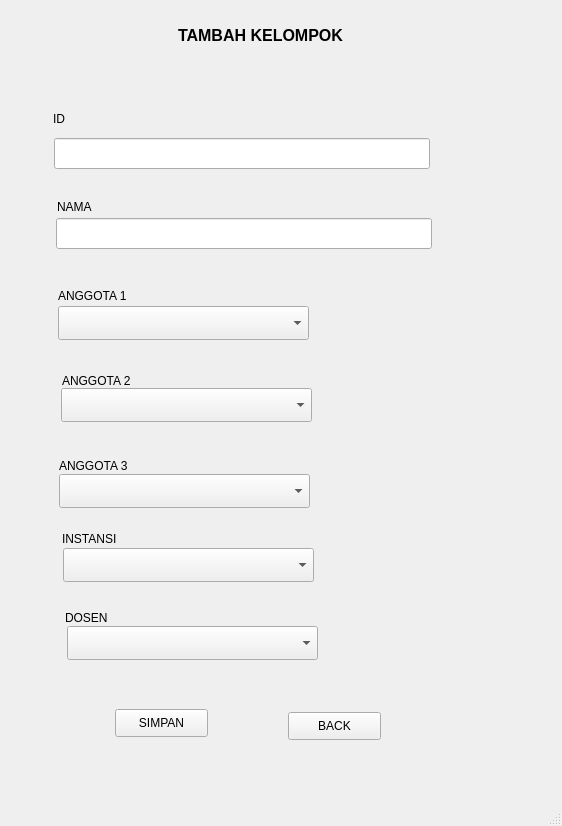
<?xml version="1.0" encoding="UTF-8"?>
<ui version="4.0">
 <class>MainWindow</class>
 <widget class="QMainWindow" name="MainWindow">
  <property name="geometry">
   <rect>
    <x>0</x>
    <y>0</y>
    <width>562</width>
    <height>826</height>
   </rect>
  </property>
  <property name="windowTitle">
   <string>MainWindow</string>
  </property>
  <widget class="QWidget" name="centralwidget">
   <widget class="QLabel" name="label">
    <property name="geometry">
     <rect>
      <x>178</x>
      <y>16</y>
      <width>216</width>
      <height>39</height>
     </rect>
    </property>
    <property name="font">
     <font>
      <pointsize>12</pointsize>
      <weight>75</weight>
      <bold>true</bold>
     </font>
    </property>
    <property name="text">
     <string>TAMBAH KELOMPOK</string>
    </property>
   </widget>
   <widget class="QLineEdit" name="ID">
    <property name="geometry">
     <rect>
      <x>54</x>
      <y>138</y>
      <width>376</width>
      <height>31</height>
     </rect>
    </property>
   </widget>
   <widget class="QLineEdit" name="NAMA">
    <property name="geometry">
     <rect>
      <x>56</x>
      <y>218</y>
      <width>376</width>
      <height>31</height>
     </rect>
    </property>
   </widget>
   <widget class="QComboBox" name="ANGGOTA1">
    <property name="geometry">
     <rect>
      <x>58</x>
      <y>306</y>
      <width>251</width>
      <height>34</height>
     </rect>
    </property>
   </widget>
   <widget class="QComboBox" name="ANGGOTA2">
    <property name="geometry">
     <rect>
      <x>61</x>
      <y>388</y>
      <width>251</width>
      <height>34</height>
     </rect>
    </property>
   </widget>
   <widget class="QComboBox" name="ANGGOTA3">
    <property name="geometry">
     <rect>
      <x>59</x>
      <y>474</y>
      <width>251</width>
      <height>34</height>
     </rect>
    </property>
   </widget>
   <widget class="QComboBox" name="INSTANSI">
    <property name="geometry">
     <rect>
      <x>63</x>
      <y>548</y>
      <width>251</width>
      <height>34</height>
     </rect>
    </property>
   </widget>
   <widget class="QComboBox" name="DOSEN">
    <property name="geometry">
     <rect>
      <x>67</x>
      <y>626</y>
      <width>251</width>
      <height>34</height>
     </rect>
    </property>
   </widget>
   <widget class="QPushButton" name="BTN_SIMPAN">
    <property name="geometry">
     <rect>
      <x>115</x>
      <y>709</y>
      <width>93</width>
      <height>28</height>
     </rect>
    </property>
    <property name="text">
     <string>SIMPAN</string>
    </property>
   </widget>
   <widget class="QPushButton" name="BTN_KEMBALI">
    <property name="geometry">
     <rect>
      <x>288</x>
      <y>712</y>
      <width>93</width>
      <height>28</height>
     </rect>
    </property>
    <property name="text">
     <string>BACK</string>
    </property>
   </widget>
   <widget class="QLabel" name="label_2">
    <property name="geometry">
     <rect>
      <x>53</x>
      <y>111</y>
      <width>134</width>
      <height>16</height>
     </rect>
    </property>
    <property name="text">
     <string>ID</string>
    </property>
   </widget>
   <widget class="QLabel" name="label_3">
    <property name="geometry">
     <rect>
      <x>57</x>
      <y>199</y>
      <width>134</width>
      <height>16</height>
     </rect>
    </property>
    <property name="text">
     <string>NAMA</string>
    </property>
   </widget>
   <widget class="QLabel" name="label_4">
    <property name="geometry">
     <rect>
      <x>58</x>
      <y>288</y>
      <width>134</width>
      <height>16</height>
     </rect>
    </property>
    <property name="text">
     <string>ANGGOTA 1</string>
    </property>
   </widget>
   <widget class="QLabel" name="label_5">
    <property name="geometry">
     <rect>
      <x>62</x>
      <y>373</y>
      <width>134</width>
      <height>16</height>
     </rect>
    </property>
    <property name="text">
     <string>ANGGOTA 2</string>
    </property>
   </widget>
   <widget class="QLabel" name="label_6">
    <property name="geometry">
     <rect>
      <x>59</x>
      <y>458</y>
      <width>134</width>
      <height>16</height>
     </rect>
    </property>
    <property name="text">
     <string>ANGGOTA 3</string>
    </property>
   </widget>
   <widget class="QLabel" name="label_7">
    <property name="geometry">
     <rect>
      <x>62</x>
      <y>531</y>
      <width>134</width>
      <height>16</height>
     </rect>
    </property>
    <property name="text">
     <string>INSTANSI</string>
    </property>
   </widget>
   <widget class="QLabel" name="label_8">
    <property name="geometry">
     <rect>
      <x>65</x>
      <y>610</y>
      <width>134</width>
      <height>16</height>
     </rect>
    </property>
    <property name="text">
     <string>DOSEN</string>
    </property>
   </widget>
  </widget>
  <widget class="QMenuBar" name="menubar">
   <property name="geometry">
    <rect>
     <x>0</x>
     <y>0</y>
     <width>562</width>
     <height>26</height>
    </rect>
   </property>
  </widget>
  <widget class="QStatusBar" name="statusbar"/>
 </widget>
 <resources/>
 <connections/>
</ui>
